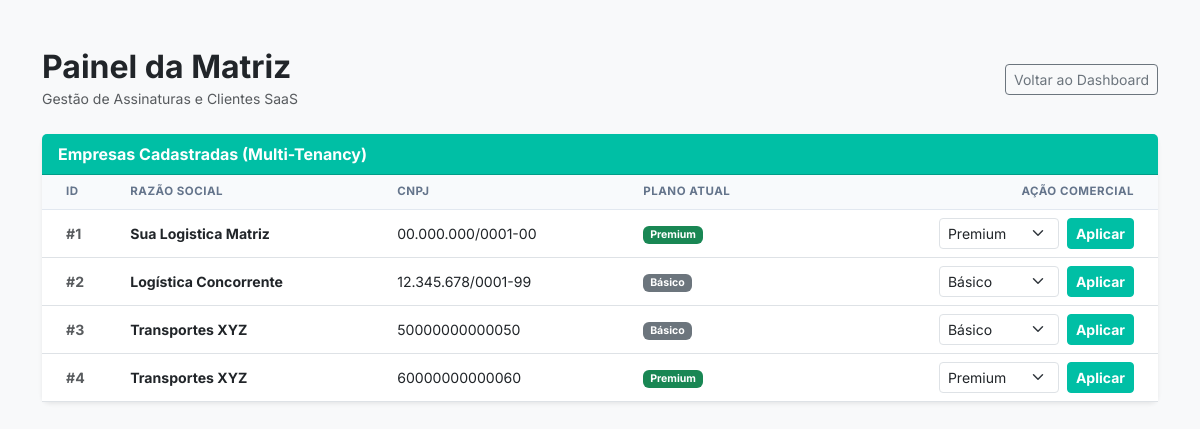
The app's page /painel_matriz (signed in), older data.
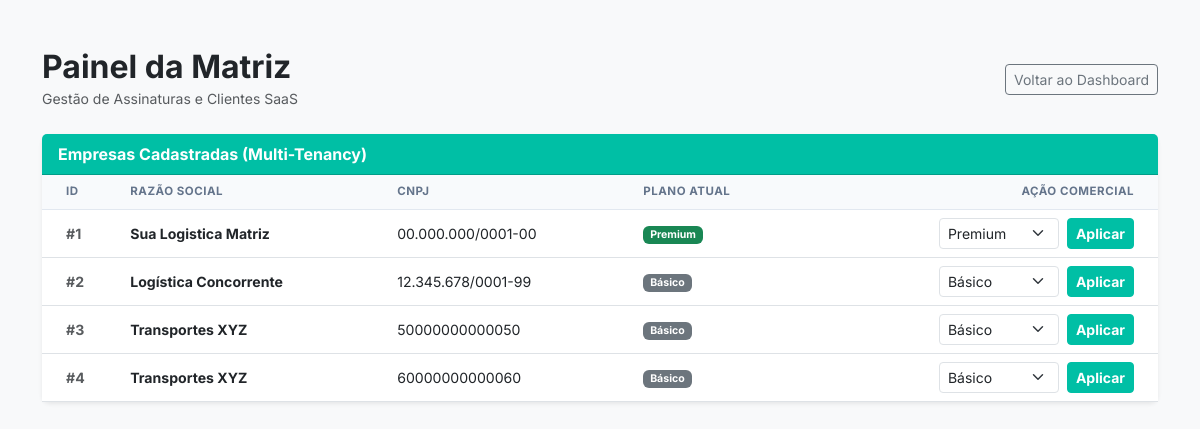
The same page, newer data.
### app.py (models this page shows)
class Empresa(db.Model):
    id = db.Column(db.Integer, primary_key=True)
    razao_social = db.Column(db.String(150), nullable=False)
    cnpj = db.Column(db.String(20), unique=True, nullable=True)
    plano_assinatura = db.Column(db.String(50), default='Básico') # Básico, Premium, Standard

### app.py (the view)
@app.route('/painel_matriz')
@login_required
def painel_matriz():
    if current_user.email != 'admin@checkuplog.com':
        flash("ACESSO NEGADO: Área restrita à diretoria da Logcare Matriz.", "danger")
        return redirect(url_for('painel_gerencial'))
    todas_empresas = Empresa.query.all()
    return render_template('admin.html', empresas=todas_empresas)

### auth.py (called while the page is built, shortened)
def inicializar_auth(app, db, login_manager):
    global UsuarioModel
    class Usuario(UserMixin, db.Model):
        __tablename__ = 'usuario'
        id = db.Column(db.Integer, primary_key=True)
        empresa_id = db.Column(db.Integer, db.ForeignKey('empresa.id'), nullable=False)
        id = db.Column(db.Integer, primary_key=True)
        email = db.Column(db.String(120), unique=True, nullable=False)
        nome = db.Column(db.String(100), nullable=False)
        senha_hash = db.Column(db.String(256), nullable=False)
    UsuarioModel = Usuario
    @login_manager.user_loader
    def carregar_usuario(user_id):
        return UsuarioModel.query.get(int(user_id))
    return UsuarioModel

### templates/admin.html (shortened to what this page needs)
<!DOCTYPE html>
<html lang="pt-br">
<head>
    <link href="https://cdn.jsdelivr.net/npm/bootstrap@5.3.0/dist/css/bootstrap.min.css" rel="stylesheet">
    <link rel="stylesheet" href="{{ url_for('static', filename='css/style.css') }}">
</head>
<body class="bg-light">
    <div class="container mt-5">
        <div class="d-flex justify-content-between align-items-center mb-4">
            <div>
                <h2 class="fw-bold text-dark mb-0">Painel da Matriz</h2>
                <small class="text-muted">Gestão de Assinaturas e Clientes SaaS</small>
            </div>
            <a href="{{ url_for('painel_gerencial') }}" class="btn btn-outline-secondary btn-sm">Voltar ao Dashboard</a>
        </div>
        <div class="card shadow-sm border-0">
            <div class="card-header bg-empresa text-white fw-bold">
                Empresas Cadastradas (Multi-Tenancy)
            </div>
            <div class="card-body p-0">
                <table class="table table-hover align-middle mb-0">
                    <thead class="table-light">
                        <tr>
                            <th class="ps-4">ID</th>
                            <th>Razão Social</th>
                            <th>CNPJ</th>
                            <th>Plano Atual</th>
                            <th class="pe-4 text-end">Ação Comercial</th>
                        </tr>
                    </thead>
                    <tbody>
                        {% for empresa in empresas %}
                        <tr>
                            <td class="ps-4 text-muted fw-bold">#{{ empresa.id }}</td>
                            <td class="fw-bold text-dark">{{ empresa.razao_social }}</td>
                            <td>{{ empresa.cnpj if empresa.cnpj else 'Não informado' }}</td>
                            <td>
                                <span class="badge {% if empresa.plano_assinatura == 'Premium' %}bg-success{% elif empresa.plano_assinatura == 'Standard' %}bg-primary{% else %}bg-secondary{% endif %}">
                                    {{ empresa.plano_assinatura }}
                                </span>
                            </td>
                            <td class="pe-4 text-end">
                                <form action="{{ url_for('mudar_plano', empresa_id=empresa.id) }}" method="POST" class="d-flex justify-content-end gap-2">
                                    <select name="novo_plano" class="form-select form-select-sm" style="width: 120px;">
                                        <option value="Básico" {% if empresa.plano_assinatura == 'Básico' %}selected{% endif %}>Básico</option>
                                        <option value="Premium" {% if empresa.plano_assinatura == 'Premium' %}selected{% endif %}>Premium</option>
                                    </select>
                                    <button type="submit" class="btn btn-empresa btn-sm fw-bold">Aplicar</button>
                                </form>
                            </td>
                        </tr>
                        {% endfor %}
                    </tbody>
                </table>
            </div>
        </div>
    </div>
</body>
</html>

### static/css/style.css (style rules this page uses)
:root { --cor-primaria: #00bfa5; --cor-primaria-hover: #009688; --cor-grafite-dark: #1e293b; --cor-grafite-muted: #64748b; --cor-cinza-bg: #f8fafc; --cor-borda: #e2e8f0; }
* { font-family: "Inter", -apple-system, BlinkMacSystemFont, sans-serif; }
body { background-color: var(--cor-cinza-bg); color: var(--cor-grafite-dark); }
.bg-empresa { background-color: var(--cor-primaria) !important; color: #ffffff !important; }
.card { border: 1px solid var(--cor-borda); border-radius: 8px; background-color: #ffffff; }
.btn-empresa { background-color: var(--cor-primaria); color: #ffffff; border: 1px solid var(--cor-primaria); font-weight: 600; }
.table { font-size: 0.88rem; }
.table thead th { background-color: #f8fafc; color: var(--cor-grafite-muted); text-transform: uppercase; font-size: 0.72rem; letter-spacing: 0.5px; font-weight: 700; border-bottom: 1px solid var(--cor-borda); }

Row changes from the older to the newer data that the page shows:
changed Empresa id 4: plano_assinatura "Premium" → "Básico"; novo_plano "Premium" → "Básico"
